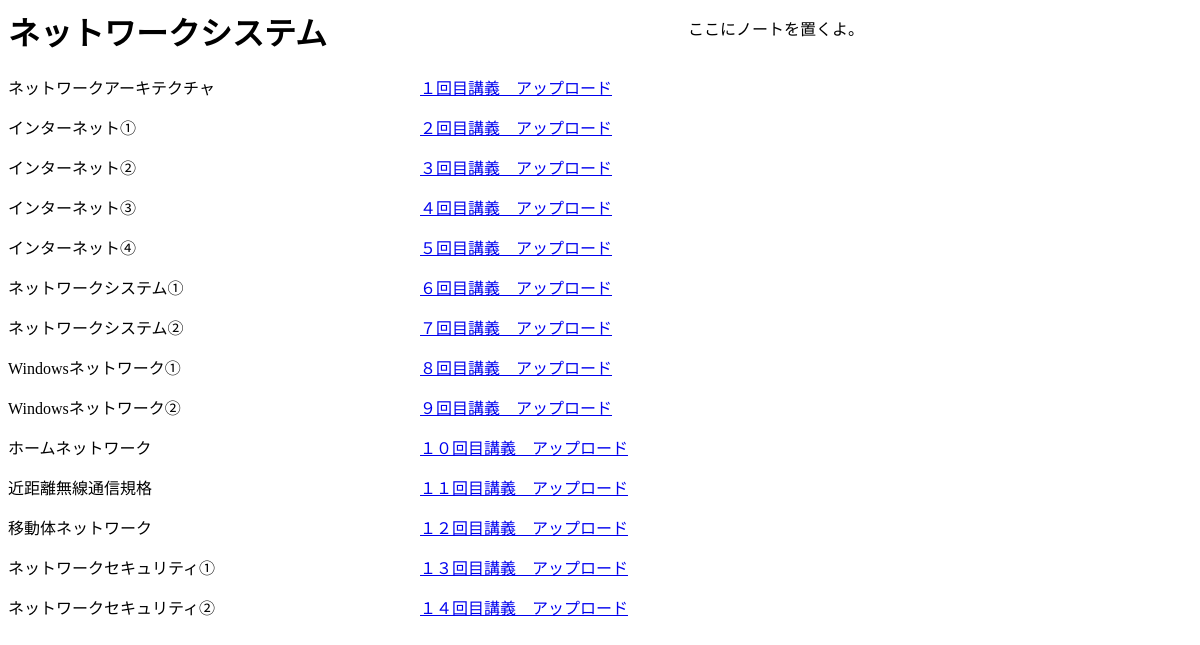
Page /note/ネットワークシステム/ on the earlier database version.
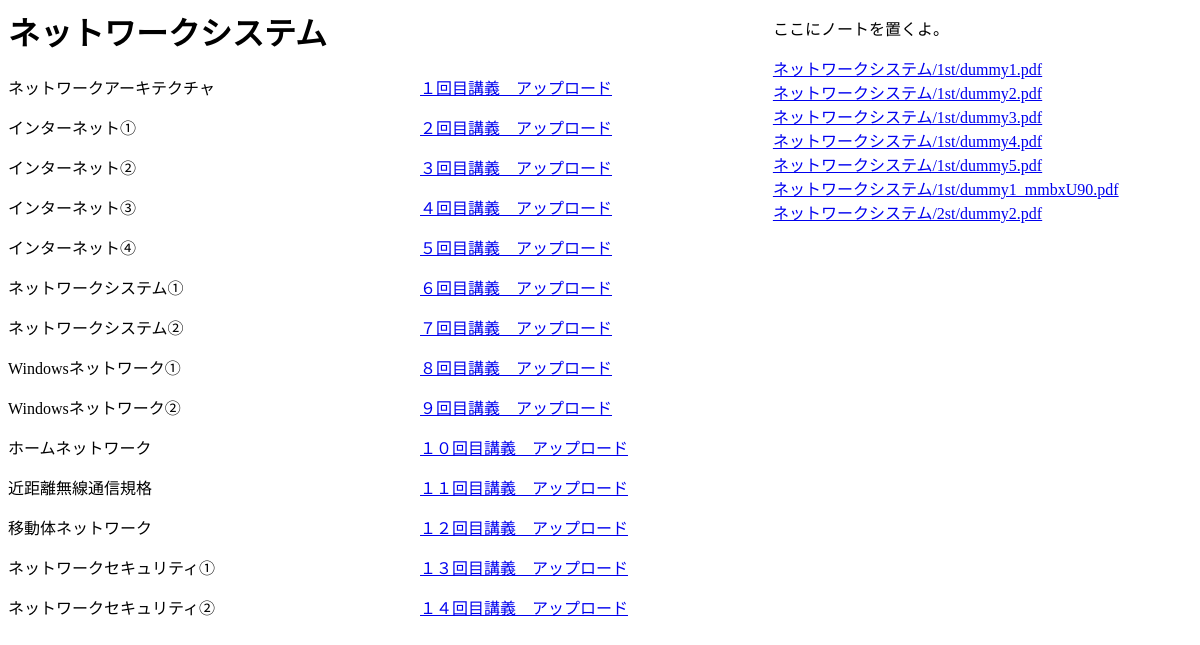
Same page on the later database version.
### lecture/models.py (models this page shows)
class LectureModel(models.Model):
    name = models.CharField(max_length=255)
    title1 = models.CharField(max_length=255)
    title2 = models.CharField(max_length=255)
    title3 = models.CharField(max_length=255)
    title4 = models.CharField(max_length=255)
    title5 = models.CharField(max_length=255)
    title6 = models.CharField(max_length=255)
    title7 = models.CharField(max_length=255)
    title8 = models.CharField(max_length=255)
    title9 = models.CharField(max_length=255)
    title10 = models.CharField(max_length=255)
    title11= models.CharField(max_length=255)
    title12 = models.CharField(max_length=255)
    title13= models.CharField(max_length=255)
    title14 = models.CharField(max_length=255)
    def __str__(self):
        return self.name

### upload/models.py (models this page shows)
class UploadModel(models.Model):
    note_title = models.CharField(max_length=255)
    create_user = models.CharField(max_length=128, default="名無しさん")
    file = models.FileField(upload_to=SavePath)
    create_time = models.DateTimeField(default=timezone.now)
    lecture_choice = models.CharField(max_length=200, choices=lecture_choices, default="1st")
    lecture_model = models.ForeignKey(LectureModel, on_delete=models.CASCADE)
    def __str__(self):
        return self.note_title

### note/views.py (the view)
# urls.py: path('<str:lecture_name>/', views.note_base, name="note_base")
def note_base(request, lecture_name):
    print(type(lecture_name), lecture_name)
    models = LectureModel.objects.filter(name=lecture_name)
    print(models, type(models))
    note_models = UploadModel.objects.filter(lecture_model=models.first())
    print(note_models)
    return render(request, 'note/note.html',
                  context={'lecture_name':lecture_name,
                           'models'      :models,
                           'note_models':note_models},)

### templates/note/note.html (shortened to what this page needs)
{% load static %}
<!DOCTYPE>
<html>
    <head>
        <link rel="stylesheet" href="{% static "css/note.css" %}">
    </head>
    <body>
    <h1>{{ lecture_name }}</h1>
    {% if models%}
    <p>{{models.0.title1}}<a href="{% url 'upload_app:upload_base' lecture_name '1st' %}" class="uploadurls">１回目講義　アップロード</a></p>
    <p>{{models.0.title2}}<a href="{% url 'upload_app:upload_base' lecture_name '2st' %}" class="uploadurls">２回目講義　アップロード</a></p>
    <p>{{models.0.title3}}<a href="{% url 'upload_app:upload_base' lecture_name '3st' %}" class="uploadurls">３回目講義　アップロード</a></p>
    <p>{{models.0.title4}}<a href="{% url 'upload_app:upload_base' lecture_name '4st' %}" class="uploadurls">４回目講義　アップロード</a></p>
    <p>{{models.0.title5}}<a href="{% url 'upload_app:upload_base' lecture_name '5st' %}" class="uploadurls">５回目講義　アップロード</a></p>
    <p>{{models.0.title6}}<a href="{% url 'upload_app:upload_base' lecture_name '6st' %}" class="uploadurls">６回目講義　アップロード</a></p>
    <p>{{models.0.title7}}<a href="{% url 'upload_app:upload_base' lecture_name '7st' %}" class="uploadurls">７回目講義　アップロード</a></p>
    <p>{{models.0.title8}}<a href="{% url 'upload_app:upload_base' lecture_name '8st' %}" class="uploadurls">８回目講義　アップロード</a></p>
    <p>{{models.0.title9}}<a href="{% url 'upload_app:upload_base' lecture_name '9st' %}" class="uploadurls">９回目講義　アップロード</a></p>
    <p>{{models.0.title10}}<a href="{% url 'upload_app:upload_base' lecture_name '10st' %}" class="uploadurls">１０回目講義　アップロード</a></p>
    <p>{{models.0.title11}}<a href="{% url 'upload_app:upload_base' lecture_name '11st' %}" class="uploadurls">１１回目講義　アップロード</a></p>
    <p>{{models.0.title12}}<a href="{% url 'upload_app:upload_base' lecture_name '12st' %}" class="uploadurls">１２回目講義　アップロード</a></p>
    <p>{{models.0.title13}}<a href="{% url 'upload_app:upload_base' lecture_name '13st' %}" class="uploadurls">１３回目講義　アップロード</a></p>
    <p>{{models.0.title14}}<a href="{% url 'upload_app:upload_base' lecture_name '14st' %}" class="uploadurls">１４回目講義　アップロード</a></p>
    {% endif %}
    <div class="notes">
        <p>ここにノートを置くよ。</p>
        {% if note_models%}
            {% for note in note_models %}
                <a href="{{ note.file.url}}">{{note.file}}</a><br>
            {% endfor %}
        {% endif %}
    </div>
    </body>
</html>

### static/css/note.css (style rules this page uses)
.notes { position: absolute; top : 0; left : 50%; transform : translateX(50%); }
.uploadurls { position: absolute; left : 35%; }

Differences in the rows shown:
added UploadModel: file "ネットワークシステム/1st/dummy1.pdf"
added UploadModel: file "ネットワークシステム/1st/dummy2.pdf"
added UploadModel: file "ネットワークシステム/1st/dummy3.pdf"
added UploadModel: file "ネットワークシステム/1st/dummy4.pdf"
added UploadModel: file "ネットワークシステム/1st/dummy5.pdf"
added UploadModel: file "ネットワークシステム/1st/dummy1_mmbxU90.pdf"
added UploadModel: file "ネットワークシステム/2st/dummy2.pdf"
